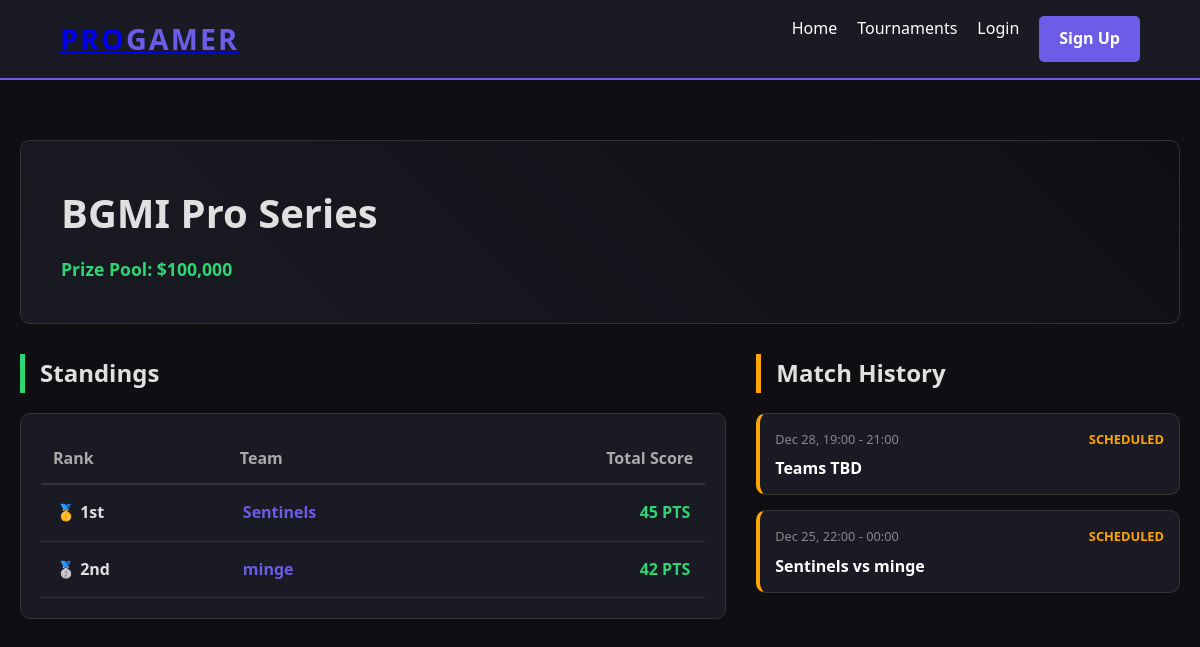
The page /tournament_view.php?id=2 on the database its author committed.
### tables this page shows
CREATE TABLE `tournament` (
  `tournament_id` int(11) NOT NULL,
  `tournament_name` varchar(150) NOT NULL,
  `game_id` int(11) DEFAULT NULL,
  `organizer_id` int(11) DEFAULT NULL,
  `start_date` datetime DEFAULT NULL,
  `end_date` datetime DEFAULT NULL,
  `prize_pool` decimal(10,2) DEFAULT NULL
);

CREATE TABLE `participates` (
  `tournament_id` int(11) NOT NULL,
  `team_id` int(11) NOT NULL,
  `registration_status` enum('Pending','Approved','Rejected') DEFAULT 'Pending',
  `score` int(11) DEFAULT 0
);

CREATE TABLE `team` (
  `team_id` int(11) NOT NULL,
  `team_name` varchar(100) NOT NULL,
  `team_captain_id` int(11) DEFAULT NULL,
  `creation_date` date DEFAULT curdate()
);

CREATE TABLE `matches` (
  `match_id` int(11) NOT NULL,
  `tournament_id` int(11) DEFAULT NULL,
  `match_date` date DEFAULT NULL,
  `match_time` time DEFAULT NULL,
  `end_time` time DEFAULT NULL,
  `status` enum('Scheduled','Live','Completed') DEFAULT 'Scheduled'
);

### tournament_view.php (the view, shortened to what this page needs)
<?php
include __DIR__ . '/includes/db_connect.php';
include __DIR__ . '/includes/header.php';
$t_id = intval($_GET['id']);
$sql = "SELECT T.*, G.game_name, G.platform, O.organizer_name
         FROM Tournament T
         JOIN Game G ON T.game_id = G.game_id
         JOIN Organizer O ON T.organizer_id = O.organizer_id
         WHERE T.tournament_id = $t_id";
$tournament = $conn->query($sql)->fetch_assoc();
?>
<div style="max-width: 1200px; margin: 40px auto; padding: 20px;">
    <div style="background: linear-gradient(45deg, #1a1a24, #0f0f13); padding: 40px; border-radius: 10px; border-left: 5px solid #6c5ce7; margin-bottom: 30px; border: 1px solid #333;">
        <h1 style="font-size: 2.5rem; margin-bottom: 10px;"><?php echo htmlspecialchars($tournament['tournament_name']); ?></h1>
        <p style="color: #2ed573; font-weight: bold; font-size: 1.1rem;">Prize Pool: $<?php echo number_format($tournament['prize_pool']); ?></p>
    </div>
    <div style="display: grid; grid-template-columns: 2fr 1.2fr; gap: 30px;">
        <div>
            <h2 style="border-left: 5px solid #2ed573; padding-left: 15px; margin-bottom: 20px;">Standings</h2>
            <div style="background: #1a1a24; padding: 20px; border-radius: 10px; border: 1px solid #333;">
                <table style="width: 100%; border-collapse: collapse;">
                    <thead>
                        <tr style="border-bottom: 2px solid #333; text-align: left; color: #aaa;">
                            <th style="padding: 12px;">Rank</th>
                            <th style="padding: 12px;">Team</th>
                            <th style="padding: 12px; text-align: right;">Total Score</th>
                        </tr>
                    </thead>
                    <tbody>
                        <?php
                        $sql_rank = "SELECT P.score, T.team_name FROM Participates P
                                     JOIN Team T ON P.team_id = T.team_id
                                     WHERE P.tournament_id = $t_id AND P.registration_status = 'Approved'
                                     ORDER BY P.score DESC";
                        $ranks = $conn->query($sql_rank);
                        if ($ranks && $ranks->num_rows > 0) {
                            $count = 1;
                            while($r = $ranks->fetch_assoc()) {
                                $rank_text = "#" . $count;
                                if($count == 1) $rank_text = "🥇 1st";
                                elseif($count == 2) $rank_text = "🥈 2nd";
                                elseif($count == 3) $rank_text = "🥉 3rd";
                                echo "<tr style='border-bottom: 1px solid #333;'>
                                        <td style='padding: 15px; font-weight: bold;'>$rank_text</td>
                                        <td style='padding: 15px; font-weight: bold; color: #6c5ce7;'>".htmlspecialchars($r['team_name'])."</td>
                                        <td style='padding: 15px; text-align: right; color: #2ed573; font-weight: bold;'>".$r['score']." PTS</td>
                                      </tr>";
                                $count++;
                            }
                        } else { echo "<tr><td colspan='3' style='padding:40px; text-align:center; color: #888;'>No teams approved yet.</td></tr>"; }
                        ?>
                    </tbody>
                </table>
            </div>
        </div>
        <div>
            <h2 style="border-left: 5px solid #ffa502; padding-left: 15px; margin-bottom: 20px;">Match History</h2>
            <div style="display: flex; flex-direction: column; gap: 15px;">
                <?php
                $sql_match = "SELECT M.match_id, M.match_date, M.match_time, M.end_time,
                                     GROUP_CONCAT(T.team_name SEPARATOR ' vs ') AS team_list,
                                     GROUP_CONCAT(CONCAT(T.team_name, ' (', MP.match_score, ')') ORDER BY MP.match_score DESC SEPARATOR ' vs ') AS score_summary
                              FROM Matches M
                              LEFT JOIN Match_plays MP ON M.match_id = MP.match_id
                              LEFT JOIN Team T ON MP.team_id = T.team_id
                              WHERE M.tournament_id = $t_id
                              GROUP BY M.match_id
                              ORDER BY M.match_date DESC, M.match_time DESC";
                $matches = $conn->query($sql_match);
                $now = time();
                if ($matches && $matches->num_rows > 0) {
                    while($m = $matches->fetch_assoc()) {
                        $start_ts = strtotime($m['match_date'] . ' ' . $m['match_time']);
                        $end_ts = strtotime($m['match_date'] . ' ' . $m['end_time']);
                        if ($now < $start_ts) {
                            $status = "Scheduled";
                            $color = "#ffa502";
                            $display_summary = $m['team_list'] ? htmlspecialchars($m['team_list']) : "Teams TBD";
                        } elseif ($now >= $start_ts && $now <= $end_ts) {
                            $status = "Live";
                            $color = "#ff4757";
                            $display_summary = htmlspecialchars($m['team_list']) . " (In Progress)";
                        } else {
                            $status = "Completed";
                            $color = "#2ed573";
                            $display_summary = $m['score_summary'] ? htmlspecialchars($m['score_summary']) : htmlspecialchars($m['team_list']);
                        }
                        echo "<div style='background: #1a1a24; padding: 15px; border-radius: 10px; border: 1px solid #333; border-left: 4px solid $color;'>
                                <div style='display:flex; justify-content:space-between; margin-bottom: 8px;'>
                                    <span style='font-size: 0.8rem; color: #888;'>".date('M d, H:i', $start_ts)." - ".date('H:i', $end_ts)."</span>
                                    <span style='color: $color; font-weight: bold; font-size: 0.8rem; text-transform: uppercase;'>$status</span>
                                </div>
                                <p style='font-weight: bold; margin: 0; color: #fff; line-height: 1.4;'>$display_summary</p>
                              </div>";
                    }
                } else { echo "<p style='color: #666; text-align: center; padding: 20px;'>No matches found.</p>"; }
                ?>
            </div>
        </div>
    </div>
</div>

### css/style.css (style rules this page uses)
* { margin: 0; padding: 0; box-sizing: border-box; font-family: 'Segoe UI', Tahoma, Geneva, Verdana, sans-serif; }
body { background-color: #0f0f13; color: #e0e0e0; line-height: 1.6; }

### rows shown on the page
tournament: tournament_name "BGMI Pro Series", prize_pool "100,000"
participates: rank_text "🥇 1st", team.team_name "Sentinels", score "45"
participates: rank_text "🥈 2nd", team.team_name "minge", score "42"
matches: date('M d, H:i', $start_ts) "Dec 28, 19:00", date('H:i', $end_ts) "21:00", status "SCHEDULED", display_summary "Teams TBD"
matches: date('M d, H:i', $start_ts) "Dec 25, 22:00", date('H:i', $end_ts) "00:00", status "SCHEDULED", display_summary "Sentinels vs minge"
